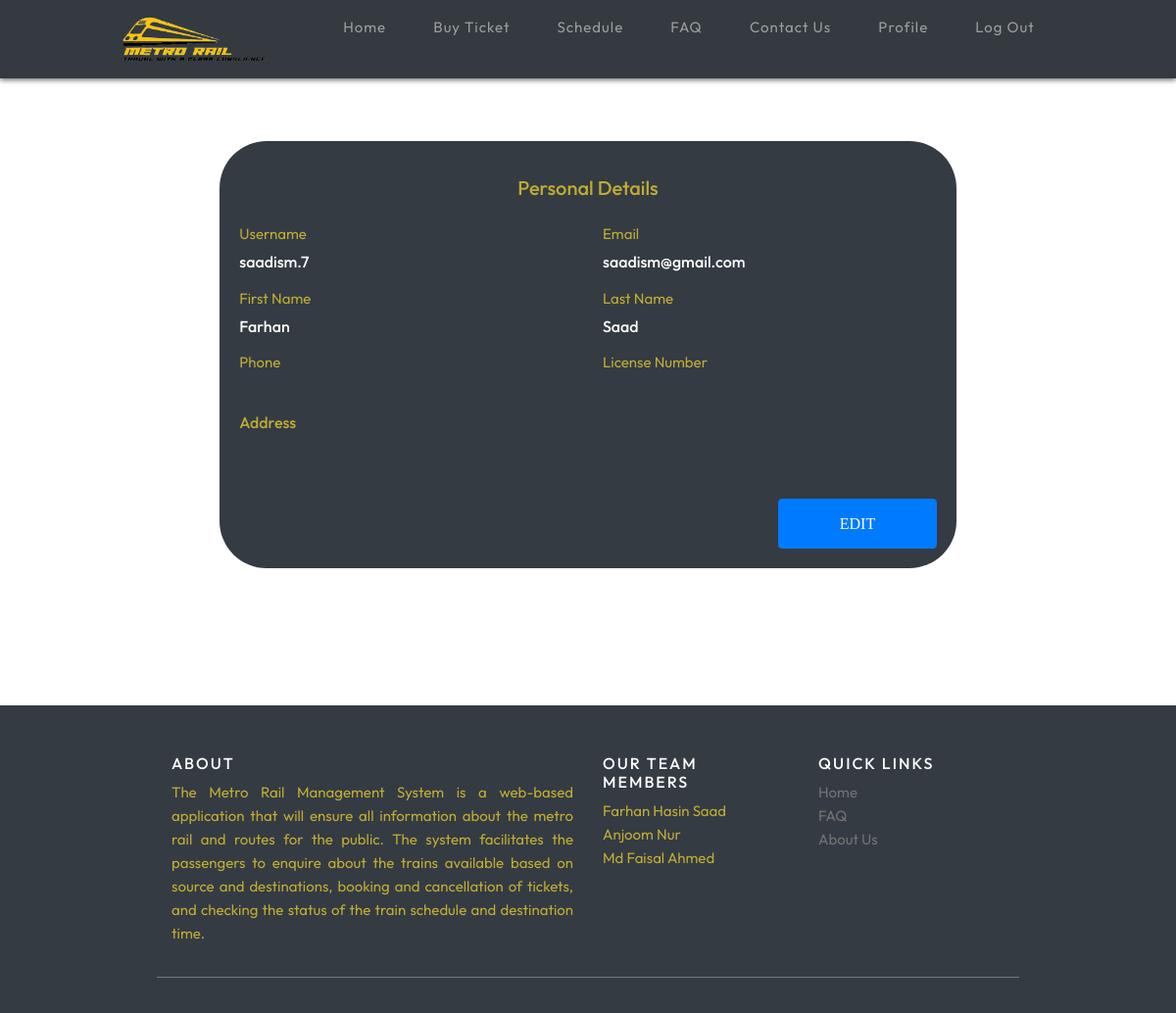
/trainmasterprofile/ (signed in), run on the app's committed database.
### accounts/models.py (models this page shows)
class User(AbstractUser):
    is_guser = models.BooleanField(default=False)
    is_trainmaster = models.BooleanField(default=False)

### railapp/views.py (the view)
# urls.py: path('trainmasterprofile/', views.trainmasterprofile, name="trainmasterprofile"),
@login_required(login_url='log')
def trainmasterprofile(request):
    return render(request, 'railapp/trainmasterprofile.html')

### railapp/templates/railapp/trainmasterprofile.html (shortened to what this page needs)
{% extends 'railapp/main.html' %}
{% block content %}
{% load static %}
<head>
<link rel="stylesheet" href="{% static 'css/contact.css' %}">
</head>
<body>
<div class="container">
  <div class="row gutters">
  <div class="col-xl-9 col-lg-9 col-md-12 col-sm-12 col-12">
  <div class="card h-100">
    <div class="card-body">
      <div class="row gutters">
        <div class="col-xl-12 col-lg-12 col-md-12 col-sm-12 col-12">
          <h5 style="text-align:center;padding:1rem;" class="mb-2">Personal Details</h5>
        </div>
        <div class="col-xl-6 col-lg-6 col-md-6 col-sm-6 col-12">
          <div class="form-group">
            <label for="firstName">Username</label>
           <h6 style="color:white;"> {{ user.username }} </h6>
          </div>
        </div>
        <div class="col-xl-6 col-lg-6 col-md-6 col-sm-6 col-12">
          <div class="form-group">
            <label for="email">Email</label>
            <h6 style="color:white;"> {{ user.email }} </h6>
          </div>
        </div>
        <div class="col-xl-6 col-lg-6 col-md-6 col-sm-6 col-12">
          <div class="form-group">
            <label for="firstName">First Name</label>
           <h6 style="color:white;"> {{ user.first_name }} </h6>
          </div>
        </div>
        <div class="col-xl-6 col-lg-6 col-md-6 col-sm-6 col-12">
          <div class="form-group">
            <label for="lastName">Last Name</label>
            <h6 style="color:white;"> {{ user.last_name }} </h6>
          </div>
        </div>
        <div class="col-xl-6 col-lg-6 col-md-6 col-sm-6 col-12">
          <div class="form-group">
            <label for="phone">Phone</label>
          </div>
        </div>
        <div class="col-xl-6 col-lg-6 col-md-6 col-sm-6 col-12">
          <div class="form-group">
            <label for="phone">License Number</label>
          </div>
        </div>
      </div>
      <div class="row gutters">
        <div class="col-xl-12 col-lg-12 col-md-12 col-sm-12 col-12">
          <h6 class="mt-3 mb-2">Address</h6>
        </div>
      </div>
      <div class="row gutters">
        <div class="col-xl-12 col-lg-12 col-md-12 col-sm-12 col-12">
          <div class="text-right">
            <a href="{% url 'trainmasterupdate' %}"><button type="button" id="submit" name="submit" class="btn btn-primary">Edit</button></a>
          </div>
        </div>
      </div>
    </div>
  </div>
  </div>
  </div>
  </div>
  <body>
  {% endblock content %}

### static/css/main.css (style rules this page uses)
body { background-image:url(https://images.unsplash.com/photo-1556695736-d287caebc48e?ixlib=rb-1.2.1&ixid=MnwxMjA3fDB8MHxzZWFyY2h8MXx8bWV0cm98ZW58MHx8MHx8&w=1000&q=80)!important; background-repeat: no-repeat; background-attachment: fixed; background-size: cover; }

### static/css/contact.css (style rules this page uses)
* { -webkit-box-sizing: border-box; -moz-box-sizing: border-box; box-sizing: border-box; }
body { font-family: "Outfit"; color: rgba(209, 185, 50, 0.89); font-size: 15px; }
input, textarea, select, button { font-family: "Outfits"; color: rgba(255, 255, 255, 0.89); font-size: 15px; }
button { border: none; width: 162px; height: 51px; border: 2px solid rgba(209, 185, 50, 0.89); margin: auto; margin-top: 60px; cursor: pointer; display: flex; align-items: center; justify-content: center; padding: 0; background: none; color: white; text-transform: uppercase; font-family: "Montserrat-SemiBold"; -webkit-transform: perspective(1px) translateZ(0); transform: perspective(1px) translateZ(0); position: relative; -webkit-transition-property: color; transition-property: color; -webkit-transition-duration: 0.3s; transition-duration: 0.3s; }
button:before { content: ""; position: absolute; z-index: -1; top: 0; left: 0; right: 0; bottom: 0; background: rgba(209, 185, 50, 0.89); -webkit-transform: scaleX(0); transform: scaleX(0); -webkit-transform-origin: 0 50%; transform-origin: 0 50%; -webkit-transition-property: transform; transition-property: transform; -webkit-transition-duration: 0.3s; transition-duration: 0.3s; -webkit-transition-timing-function: ease-out; transition-timing-function: ease-out; }

### railapp/templates/railapp/trainmasterprofile.html (style rules this page uses)
.container { padding: 4rem!important; }
.card { background: #343b43; -webkit-border-radius: 5px; -moz-border-radius: 5px; border-radius: 3rem; border: 0; margin-bottom: 1rem; }
.col-xl-9, col-lg-9, col-md-12, col-sm-12, col-12 { margin:auto; }

### data on the page
User: username "saadism.7", email "saadism@gmail.com", first_name "Farhan", last_name "Saad"
